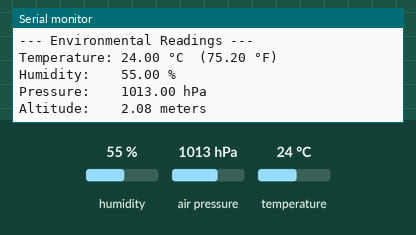
Bench run of a sketch on a simulated ESP32-S3. On the bench: the last lines printed to the serial monitor. The inputs (shaded band) are chosen by the test bench; at power-on: humidity 55 %, air pressure 1013 hPa, temperature 24 °C.

Above: at 2.2 s.
2.3 s: humidity set to 22 %
At 3.6 s:
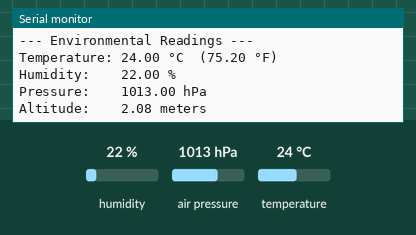
3.8 s: air pressure set to 952 hPa
At 5.2 s:
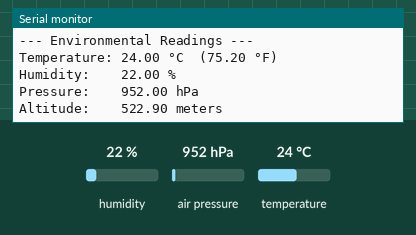

Measured:
- after the input at 2.3 s, the serial monitor: prints a new line after 0.73 s (image 1)
- after the input at 3.8 s, the serial monitor: prints a new line after 1.2 s (image 2)

The sketch:

05-051_BME280_with_I2C_minimal.ino
```cpp
/*  05.051 - BME280 Environmental Sensor (Minimal Version) for ESP32-S3
 *
 * Course: IoT Development with ESP32-S3
 * Target Hardware: ESP32-S3-DevKitC-1 v1.1
 * Module: ESP32-S3-WROOM-1-N16R16V
 *
 * This simplified sketch shows how to read temperature, humidity, and barometric
 * pressure from the BME280 sensor using I2C communication. Perfect for beginners
 * learning environmental sensing basics.
 *
 * LEARNING OBJECTIVES:
 * ====================
 * - Learn basic I2C sensor communication
 * - Read environmental data from BME280
 * - Display sensor readings on Serial Monitor
 * - Understand sensor initialization and error checking
 *
 * HARDWARE INFORMATION:
 * =====================
 * ESP32-S3-DevKitC-1 v1.1:
 * - Dual-core processor with built-in WiFi/Bluetooth
 * - Native USB support via USB-C connector
 * - Multiple GPIO pins for sensor connections
 *
 * BME280 Environmental Sensor:
 * - Measures temperature, humidity, and pressure
 * - Uses I2C communication (2 wires + power)
 * - Very accurate and reliable sensor
 *
 * CIRCUIT DIAGRAM:
 * ================
 *                ESP32-S3-DevKitC-1              BME280 Breakout
 *                ==================              ================
 *                       3.3V  ●─────────────────● VIN
 *                        GND  ●─────────────────● GND
 *                 GPIO21(SDA) ●─────────────────● SDA
 *                 GPIO22(SCL) ●─────────────────● SCL
 *
 * COMPONENTS:
 * ===========
 * 1x ESP32-S3-DevKitC-1 v1.1 development board
 * 1x BME280 environmental sensor breakout board
 * 4x Jumper wires (male-to-female)
 * 1x USB-C cable
 *
 * GPIO ASSIGNMENTS:
 * =================
 * GPIO21 - I2C SDA (Serial Data)
 * GPIO22 - I2C SCL (Serial Clock)
 *
 * TECHNICAL NOTES:
 * ================
 * - BME280 I2C address is usually 0x76 (sometimes 0x77)
 * - Use 3.3V power (NOT 5V) to avoid damaging the sensor
 * - GPIO21 and GPIO22 are the default I2C pins for ESP32-S3
 * - Sea level pressure is set to 1013.25 hPa (standard atmosphere)
 *
 * IDE REQUIREMENTS:
 * =================
 * - Arduino IDE 2.0+
 * - ESP32 Arduino Core v3.0+
 * - Board: "ESP32S3 Dev Module"
 * - Libraries: Install "Adafruit BME280 Library" and "Adafruit Unified Sensor"
 *
 * INSTALLATION STEPS:
 * ===================
 * 1. Open Arduino IDE
 * 2. Go to Tools > Manage Libraries
 * 3. Search for "Adafruit BME280" and install
 * 4. Search for "Adafruit Unified Sensor" and install
 * 5. Select Board: "ESP32S3 Dev Module"
 * 6. Upload this sketch
 *
 * Created: March 28, 2019 by Peter Dalmaris
 * Updated: January 26, 2025 for ESP32-S3 compatibility (Minimal Version)
 */

#include <Wire.h>
#include <Adafruit_Sensor.h>
#include <Adafruit_BME280.h>

// ================================================================================
// CONFIGURATION
// ================================================================================

// Sensor settings
const uint8_t BME280_I2C_ADDRESS = 0x76;      // BME280 I2C address (try 0x77 if this doesn't work)
const float SEALEVEL_PRESSURE = 1013.25;      // Standard sea level pressure in hPa
const unsigned long READ_DELAY = 2000;        // Wait 2 seconds between readings

// Create BME280 sensor object
Adafruit_BME280 bme;

// ================================================================================
// SETUP FUNCTION - Runs once when ESP32 starts
// ================================================================================

void setup() {
    // Start serial communication at 115200 baud rate
    Serial.begin(115200);

    // Wait a moment for serial to initialize
    delay(1000);

    // Print welcome message
    Serial.println("\n=== BME280 Environmental Sensor Test ===");
    Serial.println("ESP32-S3 + BME280 Sensor");
    Serial.println("=========================================\n");

    // Initialize I2C communication on default pins
    // GPIO21 = SDA, GPIO22 = SCL
    Wire.begin();

    Serial.print("Initializing BME280 sensor...");

    // Try to initialize the BME280 sensor
    if (bme.begin(BME280_I2C_ADDRESS)) {
        Serial.println(" Success!");
        Serial.printf("Sensor found at I2C address: 0x%02X\n", BME280_I2C_ADDRESS);
    } else {
        // If sensor not found, try alternate address
        Serial.print(" trying alternate address...");
        if (bme.begin(0x77)) {
            Serial.println(" Success at 0x77!");
        } else {
            Serial.println(" FAILED!");
            Serial.println("\nERROR: Could not find BME280 sensor!");
            Serial.println("Please check:");
            Serial.println("1. Wiring connections");
            Serial.println("2. Power supply (3.3V)");
            Serial.println("3. I2C address (0x76 or 0x77)");

            // Stop the program here
            while(1) {
                delay(1000);
                Serial.println("Fix sensor connection and restart ESP32");
            }
        }
    }

    Serial.println("\nSensor initialized successfully!");
    Serial.println("Starting measurements...\n");
}

// ================================================================================
// MAIN LOOP - Runs continuously
// ================================================================================

void loop() {
    // Read all sensor values
    float temperature = bme.readTemperature();           // Temperature in Celsius
    float humidity = bme.readHumidity();                 // Humidity in %
    float pressure = bme.readPressure() / 100.0F;       // Pressure in hPa (convert from Pa)
    float altitude = bme.readAltitude(SEALEVEL_PRESSURE); // Altitude in meters

    // Display the readings
    Serial.println("--- Environmental Readings ---");

    // Temperature in Celsius and Fahrenheit
    Serial.print("Temperature: ");
    Serial.print(temperature);
    Serial.print(" °C  (");
    Serial.print((temperature * 9.0/5.0) + 32);  // Convert to Fahrenheit
    Serial.println(" °F)");

    // Humidity percentage
    Serial.print("Humidity:    ");
    Serial.print(humidity);
    Serial.println(" %");

    // Pressure in hPa
    Serial.print("Pressure:    ");
    Serial.print(pressure);
    Serial.println(" hPa");

    // Calculated altitude
    Serial.print("Altitude:    ");
    Serial.print(altitude);
    Serial.println(" meters");

    Serial.println(); // Empty line for readability

    // Wait before next reading
    delay(READ_DELAY);
}
```
